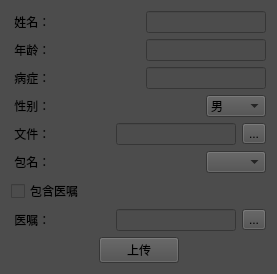
<?xml version="1.0" encoding="UTF-8"?>
<ui version="4.0">
 <class>addPatient</class>
 <widget class="QWidget" name="addPatient">
  <property name="geometry">
   <rect>
    <x>0</x>
    <y>0</y>
    <width>277</width>
    <height>274</height>
   </rect>
  </property>
  <property name="windowTitle">
   <string>addPatient</string>
  </property>
  <property name="styleSheet">
   <string notr="true">background-color: rgb(76, 76, 76);</string>
  </property>
  <layout class="QVBoxLayout" name="verticalLayout">
   <item>
    <layout class="QHBoxLayout" name="horizontalLayout">
     <item>
      <widget class="QLabel" name="label">
       <property name="text">
        <string> 姓名：</string>
       </property>
      </widget>
     </item>
     <item>
      <spacer name="horizontalSpacer">
       <property name="orientation">
        <enum>Qt::Horizontal</enum>
       </property>
       <property name="sizeHint" stdset="0">
        <size>
         <width>98</width>
         <height>20</height>
        </size>
       </property>
      </spacer>
     </item>
     <item>
      <widget class="QLineEdit" name="patientName_LE">
       <property name="minimumSize">
        <size>
         <width>120</width>
         <height>0</height>
        </size>
       </property>
       <property name="maximumSize">
        <size>
         <width>120</width>
         <height>16777215</height>
        </size>
       </property>
      </widget>
     </item>
    </layout>
   </item>
   <item>
    <layout class="QHBoxLayout" name="horizontalLayout_2">
     <item>
      <widget class="QLabel" name="label_2">
       <property name="text">
        <string> 年龄：</string>
       </property>
      </widget>
     </item>
     <item>
      <spacer name="horizontalSpacer_2">
       <property name="orientation">
        <enum>Qt::Horizontal</enum>
       </property>
       <property name="sizeHint" stdset="0">
        <size>
         <width>98</width>
         <height>20</height>
        </size>
       </property>
      </spacer>
     </item>
     <item>
      <widget class="QLineEdit" name="patientAge_LE">
       <property name="minimumSize">
        <size>
         <width>120</width>
         <height>0</height>
        </size>
       </property>
       <property name="maximumSize">
        <size>
         <width>120</width>
         <height>16777215</height>
        </size>
       </property>
      </widget>
     </item>
    </layout>
   </item>
   <item>
    <layout class="QHBoxLayout" name="horizontalLayout_4">
     <item>
      <widget class="QLabel" name="label_4">
       <property name="text">
        <string> 病症：</string>
       </property>
      </widget>
     </item>
     <item>
      <spacer name="horizontalSpacer_4">
       <property name="orientation">
        <enum>Qt::Horizontal</enum>
       </property>
       <property name="sizeHint" stdset="0">
        <size>
         <width>98</width>
         <height>20</height>
        </size>
       </property>
      </spacer>
     </item>
     <item>
      <widget class="QLineEdit" name="patientIllness_LE">
       <property name="minimumSize">
        <size>
         <width>120</width>
         <height>0</height>
        </size>
       </property>
       <property name="maximumSize">
        <size>
         <width>120</width>
         <height>16777215</height>
        </size>
       </property>
      </widget>
     </item>
    </layout>
   </item>
   <item>
    <layout class="QHBoxLayout" name="horizontalLayout_3">
     <item>
      <widget class="QLabel" name="label_3">
       <property name="text">
        <string> 性别：</string>
       </property>
      </widget>
     </item>
     <item>
      <spacer name="horizontalSpacer_3">
       <property name="orientation">
        <enum>Qt::Horizontal</enum>
       </property>
       <property name="sizeHint" stdset="0">
        <size>
         <width>98</width>
         <height>20</height>
        </size>
       </property>
      </spacer>
     </item>
     <item>
      <widget class="QComboBox" name="patientSex_CB">
       <property name="minimumSize">
        <size>
         <width>60</width>
         <height>0</height>
        </size>
       </property>
       <property name="maximumSize">
        <size>
         <width>60</width>
         <height>16777215</height>
        </size>
       </property>
       <item>
        <property name="text">
         <string>男</string>
        </property>
       </item>
       <item>
        <property name="text">
         <string>女</string>
        </property>
       </item>
      </widget>
     </item>
    </layout>
   </item>
   <item>
    <layout class="QHBoxLayout" name="horizontalLayout_7">
     <item>
      <widget class="QLabel" name="label_6">
       <property name="text">
        <string> 文件：</string>
       </property>
      </widget>
     </item>
     <item>
      <widget class="QLineEdit" name="fileName_LE">
       <property name="minimumSize">
        <size>
         <width>120</width>
         <height>0</height>
        </size>
       </property>
       <property name="maximumSize">
        <size>
         <width>120</width>
         <height>16777215</height>
        </size>
       </property>
      </widget>
     </item>
     <item>
      <widget class="QToolButton" name="fileSelect_TB">
       <property name="text">
        <string>...</string>
       </property>
      </widget>
     </item>
    </layout>
   </item>
   <item>
    <layout class="QHBoxLayout" name="horizontalLayout_5">
     <item>
      <widget class="QLabel" name="label_5">
       <property name="text">
        <string> 包名：</string>
       </property>
      </widget>
     </item>
     <item>
      <spacer name="horizontalSpacer_5">
       <property name="orientation">
        <enum>Qt::Horizontal</enum>
       </property>
       <property name="sizeHint" stdset="0">
        <size>
         <width>98</width>
         <height>20</height>
        </size>
       </property>
      </spacer>
     </item>
     <item>
      <widget class="QComboBox" name="package_CB">
       <property name="minimumSize">
        <size>
         <width>60</width>
         <height>0</height>
        </size>
       </property>
       <property name="maximumSize">
        <size>
         <width>60</width>
         <height>16777215</height>
        </size>
       </property>
      </widget>
     </item>
    </layout>
   </item>
   <item>
    <widget class="QCheckBox" name="remark_CB">
     <property name="text">
      <string>包含医嘱</string>
     </property>
    </widget>
   </item>
   <item>
    <layout class="QHBoxLayout" name="horizontalLayout_8">
     <item>
      <widget class="QLabel" name="label_7">
       <property name="text">
        <string> 医嘱：</string>
       </property>
      </widget>
     </item>
     <item>
      <widget class="QLineEdit" name="remarkName_LE">
       <property name="minimumSize">
        <size>
         <width>120</width>
         <height>0</height>
        </size>
       </property>
       <property name="maximumSize">
        <size>
         <width>120</width>
         <height>16777215</height>
        </size>
       </property>
      </widget>
     </item>
     <item>
      <widget class="QToolButton" name="remarkSelect_TB">
       <property name="text">
        <string>...</string>
       </property>
      </widget>
     </item>
    </layout>
   </item>
   <item>
    <layout class="QHBoxLayout" name="horizontalLayout_6">
     <item>
      <spacer name="horizontalSpacer_6">
       <property name="orientation">
        <enum>Qt::Horizontal</enum>
       </property>
       <property name="sizeHint" stdset="0">
        <size>
         <width>40</width>
         <height>20</height>
        </size>
       </property>
      </spacer>
     </item>
     <item>
      <widget class="QPushButton" name="upload_BT">
       <property name="text">
        <string>上传</string>
       </property>
      </widget>
     </item>
     <item>
      <spacer name="horizontalSpacer_7">
       <property name="orientation">
        <enum>Qt::Horizontal</enum>
       </property>
       <property name="sizeHint" stdset="0">
        <size>
         <width>40</width>
         <height>20</height>
        </size>
       </property>
      </spacer>
     </item>
    </layout>
   </item>
  </layout>
 </widget>
 <resources/>
 <connections/>
</ui>
